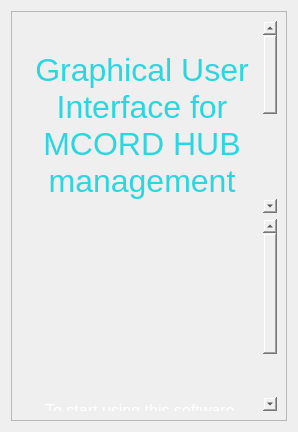
                     <widget class="QWidget" name="home_page">
                      <layout class="QVBoxLayout" name="verticalLayout_11">
                       <item>
                        <widget class="QFrame" name="main_home_page">
                         <property name="styleSheet">
                          <string notr="true">background-image: url(:/images/images/nica.png);
background-repeat :none;
background-position: center;
</string>
                         </property>
                         <property name="frameShape">
                          <enum>QFrame::StyledPanel</enum>
                         </property>
                         <property name="frameShadow">
                          <enum>QFrame::Raised</enum>
                         </property>
                         <layout class="QVBoxLayout" name="verticalLayout_14">
                          <item>
                           <widget class="QTextEdit" name="textEdit">
                            <property name="minimumSize">
                             <size>
                              <width>222</width>
                              <height>0</height>
                             </size>
                            </property>
                            <property name="styleSheet">
                             <string notr="true">background: transparent;
</string>
                            </property>
                            <property name="frameShape">
                             <enum>QFrame::NoFrame</enum>
                            </property>
                            <property name="readOnly">
                             <bool>true</bool>
                            </property>
                            <property name="html">
                             <string>&lt;!DOCTYPE HTML PUBLIC &quot;-//W3C//DTD HTML 4.0//EN&quot; &quot;http://www.w3.org/TR/REC-html40/strict.dtd&quot;&gt;
&lt;html&gt;&lt;head&gt;&lt;meta name=&quot;qrichtext&quot; content=&quot;1&quot; /&gt;&lt;meta charset=&quot;utf-8&quot; /&gt;&lt;style type=&quot;text/css&quot;&gt;
p, li { white-space: pre-wrap; }
&lt;/style&gt;&lt;/head&gt;&lt;body style=&quot; font-family:'Segoe UI'; font-size:10pt; font-weight:400; font-style:normal;&quot;&gt;
&lt;p align=&quot;center&quot; style=&quot;-qt-paragraph-type:empty; margin-top:12px; margin-bottom:12px; margin-left:0px; margin-right:0px; -qt-block-indent:0; text-indent:0px;&quot;&gt;&lt;br /&gt;&lt;/p&gt;
&lt;p align=&quot;center&quot; style=&quot; margin-top:12px; margin-bottom:12px; margin-left:0px; margin-right:0px; -qt-block-indent:0; text-indent:0px;&quot;&gt;&lt;span style=&quot; font-size:24pt; color:#2bd6df;&quot;&gt;Graphical User Interface for MCORD HUB management&lt;/span&gt;&lt;/p&gt;
&lt;p align=&quot;center&quot; style=&quot; margin-top:12px; margin-bottom:12px; margin-left:0px; margin-right:0px; -qt-block-indent:0; text-indent:0px;&quot;&gt;&lt;span style=&quot; font-size:14pt; color:#ffffff;&quot;&gt;The program was created to facilitate the work and servicing of hubs and AFEs located on the boards of the MCORD system&lt;/span&gt;&lt;/p&gt;
&lt;p align=&quot;center&quot; style=&quot;-qt-paragraph-type:empty; margin-top:12px; margin-bottom:12px; margin-left:0px; margin-right:0px; -qt-block-indent:0; text-indent:0px; font-size:14pt; color:#ffffff;&quot;&gt;&lt;br /&gt;&lt;/p&gt;
&lt;p align=&quot;center&quot; style=&quot; margin-top:12px; margin-bottom:12px; margin-left:0px; margin-right:0px; -qt-block-indent:0; text-indent:0px;&quot;&gt;&lt;span style=&quot; color:#bd93f9;&quot;&gt;Created by: kruksik&lt;/span&gt;&lt;/p&gt;
&lt;p align=&quot;center&quot; style=&quot;-qt-paragraph-type:empty; margin-top:12px; margin-bottom:12px; margin-left:0px; margin-right:0px; -qt-block-indent:0; text-indent:0px;&quot;&gt;&lt;br /&gt;&lt;/p&gt;&lt;/body&gt;&lt;/html&gt;</string>
                            </property>
                           </widget>
                          </item>
                          <item>
                           <widget class="QTextEdit" name="textEdit_2">
                            <property name="minimumSize">
                             <size>
                              <width>222</width>
                              <height>0</height>
                             </size>
                            </property>
                            <property name="styleSheet">
                             <string notr="true">background: transparent;
</string>
                            </property>
                            <property name="frameShape">
                             <enum>QFrame::NoFrame</enum>
                            </property>
                            <property name="readOnly">
                             <bool>true</bool>
                            </property>
                            <property name="html">
                             <string>&lt;!DOCTYPE HTML PUBLIC &quot;-//W3C//DTD HTML 4.0//EN&quot; &quot;http://www.w3.org/TR/REC-html40/strict.dtd&quot;&gt;
&lt;html&gt;&lt;head&gt;&lt;meta name=&quot;qrichtext&quot; content=&quot;1&quot; /&gt;&lt;meta charset=&quot;utf-8&quot; /&gt;&lt;style type=&quot;text/css&quot;&gt;
p, li { white-space: pre-wrap; }
&lt;/style&gt;&lt;/head&gt;&lt;body style=&quot; font-family:'Segoe UI'; font-size:10pt; font-weight:400; font-style:normal;&quot;&gt;
&lt;p align=&quot;center&quot; style=&quot;-qt-paragraph-type:empty; margin-top:12px; margin-bottom:12px; margin-left:0px; margin-right:0px; -qt-block-indent:0; text-indent:0px;&quot;&gt;&lt;br /&gt;&lt;/p&gt;
&lt;p align=&quot;center&quot; style=&quot;-qt-paragraph-type:empty; margin-top:12px; margin-bottom:12px; margin-left:0px; margin-right:0px; -qt-block-indent:0; text-indent:0px; font-size:12pt; color:#ffffff;&quot;&gt;&lt;br /&gt;&lt;/p&gt;
&lt;p align=&quot;center&quot; style=&quot;-qt-paragraph-type:empty; margin-top:12px; margin-bottom:12px; margin-left:0px; margin-right:0px; -qt-block-indent:0; text-indent:0px; font-size:12pt; color:#ffffff;&quot;&gt;&lt;br /&gt;&lt;/p&gt;
&lt;p align=&quot;center&quot; style=&quot;-qt-paragraph-type:empty; margin-top:12px; margin-bottom:12px; margin-left:0px; margin-right:0px; -qt-block-indent:0; text-indent:0px; font-size:12pt; color:#ffffff;&quot;&gt;&lt;br /&gt;&lt;/p&gt;
&lt;p align=&quot;center&quot; style=&quot;-qt-paragraph-type:empty; margin-top:12px; margin-bottom:12px; margin-left:0px; margin-right:0px; -qt-block-indent:0; text-indent:0px; font-size:12pt; color:#ffffff;&quot;&gt;&lt;br /&gt;&lt;/p&gt;
&lt;p align=&quot;center&quot; style=&quot;-qt-paragraph-type:empty; margin-top:12px; margin-bottom:12px; margin-left:0px; margin-right:0px; -qt-block-indent:0; text-indent:0px;&quot;&gt;&lt;br /&gt;&lt;/p&gt;
&lt;p align=&quot;center&quot; style=&quot; margin-top:12px; margin-bottom:12px; margin-left:0px; margin-right:0px; -qt-block-indent:0; text-indent:0px;&quot;&gt;&lt;span style=&quot; font-size:12pt; color:#ffffff;&quot;&gt;To start using this software, please click   &lt;/span&gt;&lt;img src=&quot;:/icons/icons/icon_menu.png&quot; /&gt;  &lt;span style=&quot; font-size:12pt; color:#ffffff;&quot;&gt; icon on the top right corner and then select an option from the menu &lt;/span&gt;&lt;/p&gt;&lt;/body&gt;&lt;/html&gt;</string>
                            </property>
                           </widget>
                          </item>
                         </layout>
                        </widget>
                       </item>
                      </layout>
                     </widget>
